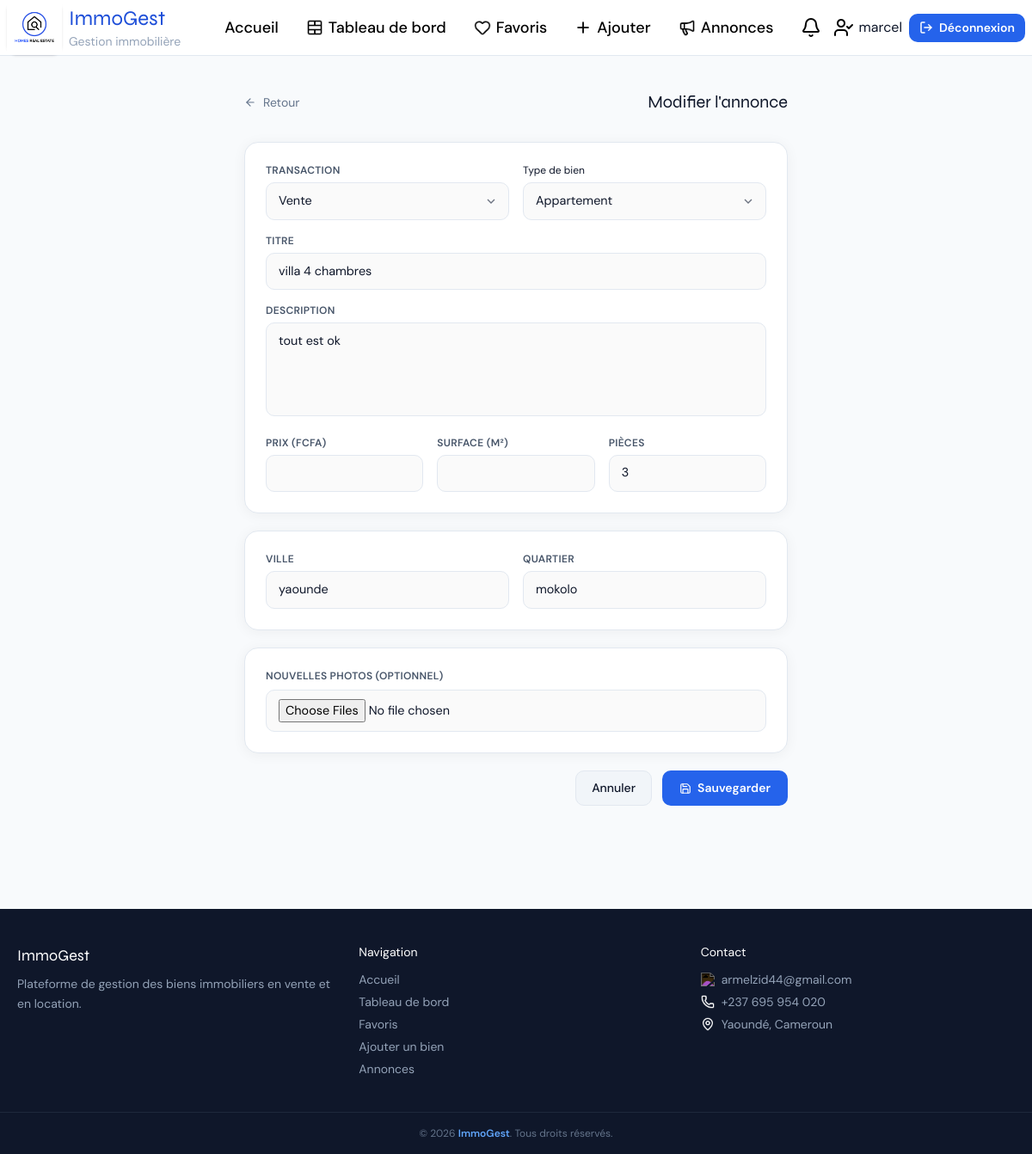
Screenshot of /modifier/5/ (signed in) with the database file from the repository.
### immobilier/models.py (models this page shows, shortened)
class Bien(models.Model):
    titre       = models.CharField(max_length=200)
    description = models.TextField()
    categorie   = models.CharField(max_length=20, choices=TRANSACTION_CHOICES, default='vente',
                                   verbose_name="Type de transaction")
    type_bien   = models.CharField(max_length=50, choices=TYPE_BIEN_CHOICES, default='appartement')
    prix        = models.FloatField(help_text="Prix en FCFA")
    surface     = models.FloatField(help_text="Surface en m²")
    nb_pieces   = models.IntegerField(default=1, verbose_name="Nombre de pièces")
    quartier    = models.CharField(max_length=100, blank=True)
    localisation = models.OneToOneField(Localisation, on_delete=models.CASCADE,
                                        null=True, blank=True, related_name='bien')
    proprietaire = models.ForeignKey(User, on_delete=models.CASCADE,
                                     related_name='biens', null=True, blank=True)
    created_at = models.DateTimeField(auto_now_add=True)
    updated_at = models.DateTimeField(auto_now=True)
    class Meta:
        verbose_name = "Bien"
        ordering = ['-created_at']

class Localisation(models.Model):
    ville     = models.CharField(max_length=100, default='')
    quartier  = models.CharField(max_length=100, blank=True, default='')
    adresse   = models.CharField(max_length=255, blank=True, default='')
    latitude  = models.FloatField(null=True, blank=True)
    longitude = models.FloatField(null=True, blank=True)
    class Meta:
        verbose_name = "Localisation"

### immobilier/views.py (the view)
# urls.py: path('modifier/<int:pk>/',      views.modifier,       name='modifier'),
@login_required
def modifier(request, pk):
    bien   = get_object_or_404(Bien, pk=pk, proprietaire=request.user)
    annonce = bien.annonce
    if request.method == 'POST':
        form_bien = BienForm(request.POST, instance=bien)
        form_loc  = LocalisationForm(request.POST, instance=bien.localisation)
        if form_bien.is_valid() and form_loc.is_valid():
            form_loc.save()
            form_bien.save()
            annonce.statut = 'en_attente'
            annonce.save()
            for i, img in enumerate(request.FILES.getlist('photos')):
                Image.objects.create(bien=bien, fichier=img)
            messages.success(request, "Annonce modifiée. En attente de re-validation.")
            return redirect('tableauBord')
    else:
        form_bien = BienForm(instance=bien, initial={'categorie': bien.categorie})
        form_loc  = LocalisationForm(instance=bien.localisation)
    return render(request, 'immobilier/modifier.html', {
        'form_bien': form_bien,
        'form_loc':  form_loc,
        'bien':      bien,
    })

### immobilier/forms.py
class BienForm(forms.ModelForm):
    categorie = forms.ChoiceField(choices=TRANSACTION_CHOICES, label="Transaction")
    class Meta:
        model  = Bien
        fields = ['titre', 'description', 'type_bien', 'categorie', 'prix', 'surface', 'nb_pieces', 'quartier']
        labels = {
            'titre':     'Titre de l\'annonce',
            'type_bien': 'Type de bien',
            'prix':      'Prix (FCFA)',
            'surface':   'Surface (m²)',
            'nb_pieces': 'Nombre de pièces',
            'quartier':  'Quartier',
        }
        widgets = {
            'description': forms.Textarea(attrs={'rows': 4}),
        }

class LocalisationForm(forms.ModelForm):
    class Meta:
        model  = Localisation
        fields = ['ville', 'quartier', 'adresse', 'latitude', 'longitude']
        labels = {
            'ville':    'Ville',
            'quartier': 'Quartier',
            'adresse':  'Adresse',
        }

### immobilier/templates/immobilier/modifier.html (shortened to what this page needs)
{% extends "immobilier/index.html" %}
{% block content %}
<div class="max-w-2xl mx-auto px-5 py-10">
  <div class="flex items-center justify-between mb-8">
    <a href="/tableau-de-bord/" class="inline-flex items-center gap-2 text-sm text-slate-500 hover:text-slate-800">
      <i data-lucide="arrow-left" style="width:14px;height:14px;"></i> Retour
    </a>
    <h1 class="font-display text-xl font-700 text-slate-900">Modifier l'annonce</h1>
  </div>
  <form method="POST" enctype="multipart/form-data" class="space-y-5">
    <div class="card p-6 space-y-4">
      <div class="grid grid-cols-2 gap-4">
        <div>
          <label class="block text-xs font-semibold text-slate-600 uppercase tracking-wide mb-1.5">Transaction</label>
          <select name="categorie" class="form-input form-select">
            <option value="vente" {% if bien.categorie == 'vente' %}selected{% endif %}>Vente</option>
          </select>
        </div>
        <div>
          <label class="block text-xs mb-1.5">Type de bien</label>
          <select name="type_bien" class="form-input form-select">
            <option value="appartement" {% if bien.type_bien == 'appartement' %}selected{% endif %}>Appartement</option>
          </select>
        </div>
      </div>
      <div>
        <label class="block text-xs font-semibold text-slate-600 uppercase tracking-wide mb-1.5">Titre</label>
        <input type="text" name="titre" value="{{ bien.titre }}" required class="form-input">
      </div>
      <div>
        <label class="block text-xs font-semibold text-slate-600 uppercase tracking-wide mb-1.5">Description</label>
        <textarea name="description" rows="4" required class="form-input resize-none">{{ bien.description }}</textarea>
      </div>
      <div class="grid grid-cols-3 gap-4">
        <div>
          <label class="block text-xs font-semibold text-slate-600 uppercase tracking-wide mb-1.5">Prix (FCFA)</label>
          <input type="number" name="prix" value="{{ bien.prix }}" required class="form-input">
        </div>
        <div>
          <label class="block text-xs font-semibold text-slate-600 uppercase tracking-wide mb-1.5">Surface (m²)</label>
          <input type="number" name="surface" value="{{ bien.surface }}" required step="0.1" class="form-input">
        </div>
        <div>
          <label class="block text-xs font-semibold text-slate-600 uppercase tracking-wide mb-1.5">Pièces</label>
          <input type="number" name="nb_pieces" value="{{ bien.nb_pieces }}" class="form-input">
        </div>
      </div>
    </div>
    <div class="card p-6 space-y-4">
      <div class="grid grid-cols-2 gap-4">
        <div>
          <label class="block text-xs font-semibold text-slate-600 uppercase tracking-wide mb-1.5">Ville</label>
          <input type="text" name="ville" value="{{ bien.localisation.ville }}" class="form-input">
        </div>
        <div>
          <label class="block text-xs font-semibold text-slate-600 uppercase tracking-wide mb-1.5">Quartier</label>
          <input type="text" name="quartier_loc" value="{{ bien.localisation.quartier }}" class="form-input">
        </div>
      </div>
    </div>
    <div class="card p-6">
      <label class="block text-xs font-semibold text-slate-600 uppercase tracking-wide mb-2">Nouvelles photos (optionnel)</label>
      <input type="file" name="photos" multiple accept="image/*" class="form-input">
    </div>
    <div class="flex gap-3 justify-end">
      <a href="/tableau-de-bord/" class="btn-secondary">Annuler</a>
      <button type="submit" class="btn-primary">
        <i data-lucide="save" style="width:14px;height:14px;"></i> Sauvegarder
      </button>
    </div>
  </form>
</div>
{% endblock %}

### immobilier/templates/immobilier/index.html (shortened to what this page needs)
{% load static %}
<!DOCTYPE html>
<html lang="fr">
<head>
  <link rel="stylesheet" href="https://unpkg.com/leaflet@1.9.4/dist/leaflet.css"/>
  <script src="https://cdn.tailwindcss.com"></script>
  <link rel="stylesheet" href="https://unpkg.com/leaflet@1.9.4/dist/leaflet.css"/>
</head>
<body class="bg-slate-50 text-slate-900 min-h-screen">
  <header class="navbar">
    <div class="max-w-7xl mx-auto px-2 h-16 flex items-center justify-between">
      <a href="/" class="flex items-center gap-2 shrink-0 select-none">
        <div class="w-16 h-16 rounded-xl flex items-center justify-center shadow">
         <img src="{% static "images/logo.jpg" %}"  alt="Logo">
        </div>
        <div class="leading-none">
          <p class="font-display text-blue-700 font-700 text-2xl">ImmoGest</p>
          <p class="text-sm text-slate-400">Gestion immobilière</p>
        </div>
      </a>
      <nav class="hidden gap-2 md:flex items-center ">
        <a href="/" class="nav-link text-black text-lg {% block nav_home %}{% endblock %}">
          <img src="{% static "images/house.png" %}" alt="Accueil" class="w-5 h-5 invert"> Accueil
        </a>
        {% if request.user.is_authenticated %}
          <a href="/tableau-de-bord/" class="nav-link text-black text-lg {% block nav_tableau %}{% endblock %}">
            <img src="{% static "images/table-cells-merge.png" %}" alt="Tableau de bord" class="w-5 h-5 "> Tableau de bord
          </a>
          <a href="/favoris/" class="nav-link text-black text-lg {% block nav_favoris %}{% endblock %}">
            <img src="{% static "images/heart.png" %}" alt="Favoris" class="w-5 h-5 "> Favoris
          </a>
          <a href="/ajouter/" class="nav-link text-black text-lg {% block nav_ajouter %}{% endblock %}">
            <img src="{% static "images/plus.png" %}" alt="Ajouter" class="w-5 h-5 "> Ajouter
          </a>
        {% endif %}
         <a href="/logement/" class="nav-link text-black text-lg {% block nav_logement %}{% endblock %}">
          <img src="{% static "images/megaphone.png" %}" alt="Logement" class="w-5 h-5 "> Annonces
        </a>
      </nav>
      <div class="flex gap-2 items-center">
        {% if request.user.is_authenticated %}
          <a href="/mes-messages/" class="relative w-9 h-9 flex items-center justify-center rounded-lg hover:bg-slate-100 transition">
            <img src="{% static "images/bell.png" %}" alt="Messages">
          </a>
          <span class="hidden sm:flex items-center gap-1.5 text-md ">
            <img src="{% static "images/user-check.png" %}" alt="Utilisateur">
            {{ request.user.username }}
          </span>
          <a href="/deconnexion/" class="btn-primary text-md py-1.5 px-3">
            <img src="{% static "images/log-out.png" %}" class= "invert w-4 h-4" alt="Déconnexion"> Déconnexion
          </a>
        {% endif %}
      </div>
    </div>
  </header>
  <main>{% block content %}{% endblock %} </main>
  <footer class="footer mt-20">
    <div class="max-w-7xl mx-auto px-5 py-10 grid grid-cols-1 md:grid-cols-3 gap-8">
      <div>
        <p class="font-display text-white font-700 text-lg mb-2">ImmoGest</p>
        <p class="text-sm leading-relaxed">Plateforme de gestion des biens immobiliers en vente et en location.</p>
      </div>
      <div>
        <p class="text-white font-600 text-sm mb-3">Navigation</p>
        <ul class="space-y-1.5 text-sm">
          <li><a href="/" class="hover:text-white transition-colors">Accueil</a></li>
          <li><a href="/tableau-de-bord/" class="hover:text-white transition-colors">Tableau de bord</a></li>
          <li><a href="/favoris/" class="hover:text-white transition-colors">Favoris</a></li>
          <li><a href="/ajouter/" class="hover:text-white transition-colors">Ajouter un bien</a></li>
          <li><a href="/annonces/" class="hover:text-white transition-colors">Annonces</a></li>
        </ul>
      </div>
      <div>
        <p class="text-white font-600 text-sm mb-3">Contact</p>
        <ul class="space-y-1.5 text-sm">
          <li class="flex items-center gap-2"><img src="{% static "images/mail.png" %}" alt="Email" class="invert w-4 h-4"> armelzid44@gmail.com</li>
          <li class="flex items-center gap-2"><img src="{% static "images/phone.png" %}" alt="Téléphone" class="invert w-4 h-4"> +237 695 954 020</li>
          <li class="flex items-center gap-2"><img src="{% static "images/map-pin.png" %}" alt="Adresse" class="invert w-4 h-4"> Yaoundé, Cameroun</li>
        </ul>
      </div>
    </div>
    <div class="border-t border-slate-800 py-4 text-center text-xs text-slate-500">
      &copy; 2026 <span class="text-blue-400 font-semibold">ImmoGest</span>. Tous droits réservés.
    </div>
  </footer>
</body>
</html>

### immobilier/templates/immobilier/index.html (style rules this page uses)
body { font-family:'DM Sans',sans-serif; }
h1,h2,.font-display { font-family:'Syne',sans-serif; }
.navbar { position:sticky;top:0;z-index:50; background:rgba(255,255,255,0.95); backdrop-filter:blur(12px); border-bottom:1px solid #e2e8f0; }
.nav-link { display:inline-flex;align-items:center;gap:6px; padding:6px 12px;border-radius:8px; font-size:.88rem;font-weight:500;color:#475569; text-decoration:none;transition:all .18s; }
.btn-primary { display:inline-flex;align-items:center;gap:7px; background:#2563eb;color:#fff; padding:9px 20px;border-radius:10px; font-size:.875rem;font-weight:600; border:none;cursor:pointer;transition:all .18s;text-decoration:none; }
.btn-secondary { display:inline-flex;align-items:center;gap:6px; background:#f1f5f9;color:#0f172a; padding:9px 18px;border-radius:10px; font-size:.875rem;font-weight:500; border:1px solid #e2e8f0;cursor:pointer;transition:all .18s;text-decoration:none; }
.card { background:#fff;border:1px solid #e2e8f0; border-radius:16px;box-shadow:0 2px 16px rgba(0,0,0,.05); }
.form-input { width:100%;border:1.5px solid #e2e8f0;border-radius:10px; padding:10px 14px;font-size:.9rem;outline:none; transition:all .18s;background:#fafafa; font-family:'DM Sans',sans-serif; }
.form-input::placeholder { color:#94a3b8; }
.form-select { appearance:none;background-repeat:no-repeat;background-position:right 12px center;padding-right:38px; }
.footer { background:#0f172a;color:#94a3b8; }

### rows the page displays
Bien: categorie "Vente", type_bien "Appartement", titre "villa 4 chambres", description "tout est ok", nb_pieces "3", ville "yaounde", quartier_loc "mokolo"

### other values shown
{{ request.user.username }} "marcel"
